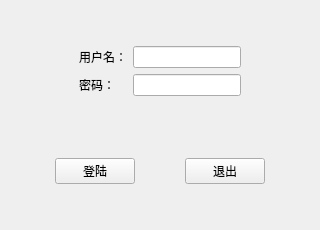
<?xml version="1.0" encoding="UTF-8"?>
<ui version="4.0">
 <class>mainWindowClass</class>
 <widget class="QMainWindow" name="mainWindowClass">
  <property name="geometry">
   <rect>
    <x>0</x>
    <y>0</y>
    <width>320</width>
    <height>230</height>
   </rect>
  </property>
  <property name="minimumSize">
   <size>
    <width>320</width>
    <height>230</height>
   </size>
  </property>
  <property name="maximumSize">
   <size>
    <width>320</width>
    <height>230</height>
   </size>
  </property>
  <property name="windowTitle">
   <string>登录窗口</string>
  </property>
  <widget class="QWidget" name="centralWidget">
   <layout class="QVBoxLayout" name="verticalLayout">
    <property name="leftMargin">
     <number>0</number>
    </property>
    <property name="topMargin">
     <number>0</number>
    </property>
    <property name="rightMargin">
     <number>0</number>
    </property>
    <property name="bottomMargin">
     <number>0</number>
    </property>
    <item>
     <spacer name="verticalSpacer">
      <property name="orientation">
       <enum>Qt::Vertical</enum>
      </property>
      <property name="sizeHint" stdset="0">
       <size>
        <width>20</width>
        <height>40</height>
       </size>
      </property>
     </spacer>
    </item>
    <item>
     <widget class="QWidget" name="widget" native="true">
      <layout class="QGridLayout" name="gridLayout">
       <item row="0" column="0">
        <spacer name="horizontalSpacer_4">
         <property name="orientation">
          <enum>Qt::Horizontal</enum>
         </property>
         <property name="sizeHint" stdset="0">
          <size>
           <width>40</width>
           <height>20</height>
          </size>
         </property>
        </spacer>
       </item>
       <item row="0" column="2">
        <widget class="QLineEdit" name="lineEdit"/>
       </item>
       <item row="1" column="2">
        <widget class="QLineEdit" name="lineEdit_2"/>
       </item>
       <item row="0" column="1">
        <widget class="QLabel" name="label">
         <property name="text">
          <string>用户名：</string>
         </property>
        </widget>
       </item>
       <item row="1" column="1">
        <widget class="QLabel" name="label_2">
         <property name="text">
          <string>密码：</string>
         </property>
        </widget>
       </item>
       <item row="0" column="3">
        <spacer name="horizontalSpacer_5">
         <property name="orientation">
          <enum>Qt::Horizontal</enum>
         </property>
         <property name="sizeHint" stdset="0">
          <size>
           <width>40</width>
           <height>20</height>
          </size>
         </property>
        </spacer>
       </item>
      </layout>
     </widget>
    </item>
    <item>
     <spacer name="verticalSpacer_3">
      <property name="orientation">
       <enum>Qt::Vertical</enum>
      </property>
      <property name="sizeHint" stdset="0">
       <size>
        <width>20</width>
        <height>40</height>
       </size>
      </property>
     </spacer>
    </item>
    <item>
     <widget class="QWidget" name="widget_2" native="true">
      <layout class="QHBoxLayout" name="horizontalLayout">
       <item>
        <spacer name="horizontalSpacer">
         <property name="orientation">
          <enum>Qt::Horizontal</enum>
         </property>
         <property name="sizeHint" stdset="0">
          <size>
           <width>40</width>
           <height>20</height>
          </size>
         </property>
        </spacer>
       </item>
       <item>
        <widget class="QPushButton" name="pushButton">
         <property name="text">
          <string>登陆</string>
         </property>
        </widget>
       </item>
       <item>
        <spacer name="horizontalSpacer_2">
         <property name="orientation">
          <enum>Qt::Horizontal</enum>
         </property>
         <property name="sizeHint" stdset="0">
          <size>
           <width>40</width>
           <height>20</height>
          </size>
         </property>
        </spacer>
       </item>
       <item>
        <widget class="QPushButton" name="pushButton_2">
         <property name="text">
          <string>退出</string>
         </property>
        </widget>
       </item>
       <item>
        <spacer name="horizontalSpacer_3">
         <property name="orientation">
          <enum>Qt::Horizontal</enum>
         </property>
         <property name="sizeHint" stdset="0">
          <size>
           <width>40</width>
           <height>20</height>
          </size>
         </property>
        </spacer>
       </item>
      </layout>
     </widget>
    </item>
    <item>
     <spacer name="verticalSpacer_2">
      <property name="orientation">
       <enum>Qt::Vertical</enum>
      </property>
      <property name="sizeHint" stdset="0">
       <size>
        <width>20</width>
        <height>40</height>
       </size>
      </property>
     </spacer>
    </item>
   </layout>
  </widget>
 </widget>
 <layoutdefault spacing="6" margin="11"/>
 <resources>
  <include location="mainwindow.qrc"/>
 </resources>
 <connections/>
</ui>
